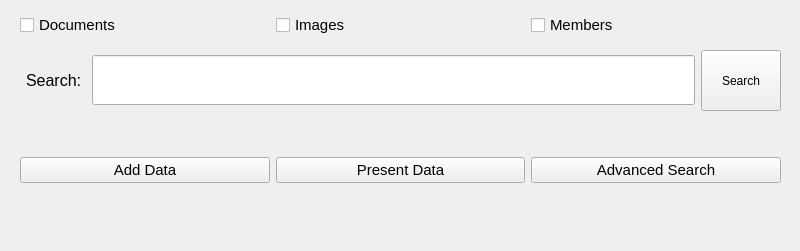
<?xml version="1.0" encoding="UTF-8"?>
<ui version="4.0">
 <class>SearchWindow</class>
 <widget class="QMainWindow" name="SearchWindow">
  <property name="windowModality">
   <enum>Qt::NonModal</enum>
  </property>
  <property name="enabled">
   <bool>true</bool>
  </property>
  <property name="geometry">
   <rect>
    <x>0</x>
    <y>0</y>
    <width>800</width>
    <height>251</height>
   </rect>
  </property>
  <property name="contextMenuPolicy">
   <enum>Qt::DefaultContextMenu</enum>
  </property>
  <property name="windowTitle">
   <string>Search</string>
  </property>
  <property name="unifiedTitleAndToolBarOnMac">
   <bool>true</bool>
  </property>
  <widget class="QWidget" name="centralwidget">
   <property name="enabled">
    <bool>true</bool>
   </property>
   <widget class="QWidget" name="horizontalLayoutWidget">
    <property name="geometry">
     <rect>
      <x>20</x>
      <y>10</y>
      <width>761</width>
      <height>31</height>
     </rect>
    </property>
    <layout class="QHBoxLayout" name="typeCheck_horizontalLayout">
     <item>
      <widget class="QCheckBox" name="filetype_checkBox_docs">
       <property name="font">
        <font>
         <pointsize>11</pointsize>
        </font>
       </property>
       <property name="text">
        <string>Documents</string>
       </property>
      </widget>
     </item>
     <item>
      <widget class="QCheckBox" name="filetype_checkBox_pics">
       <property name="font">
        <font>
         <pointsize>11</pointsize>
        </font>
       </property>
       <property name="text">
        <string>Images</string>
       </property>
      </widget>
     </item>
     <item>
      <widget class="QCheckBox" name="filetype_checkBox_members">
       <property name="font">
        <font>
         <pointsize>11</pointsize>
        </font>
       </property>
       <property name="text">
        <string>Members</string>
       </property>
      </widget>
     </item>
    </layout>
   </widget>
   <widget class="QWidget" name="formLayoutWidget">
    <property name="geometry">
     <rect>
      <x>20</x>
      <y>50</y>
      <width>761</width>
      <height>61</height>
     </rect>
    </property>
    <layout class="QFormLayout" name="search_formLayout">
     <item row="0" column="1">
      <layout class="QHBoxLayout" name="horizontalLayout">
       <item>
        <widget class="QLabel" name="search_label">
         <property name="minimumSize">
          <size>
           <width>0</width>
           <height>50</height>
          </size>
         </property>
         <property name="font">
          <font>
           <pointsize>12</pointsize>
          </font>
         </property>
         <property name="text">
          <string>Search: </string>
         </property>
         <property name="buddy">
          <cstring>searchBox</cstring>
         </property>
        </widget>
       </item>
       <item>
        <widget class="QLineEdit" name="searchBox">
         <property name="minimumSize">
          <size>
           <width>0</width>
           <height>50</height>
          </size>
         </property>
         <property name="font">
          <font>
           <pointsize>11</pointsize>
          </font>
         </property>
        </widget>
       </item>
       <item>
        <widget class="QPushButton" name="search_pushButton">
         <property name="sizePolicy">
          <sizepolicy hsizetype="Minimum" vsizetype="Expanding">
           <horstretch>0</horstretch>
           <verstretch>0</verstretch>
          </sizepolicy>
         </property>
         <property name="text">
          <string>Search</string>
         </property>
         <property name="Query" stdset="0">
          <string/>
         </property>
        </widget>
       </item>
      </layout>
     </item>
    </layout>
   </widget>
   <widget class="QWidget" name="horizontalLayoutWidget_2">
    <property name="geometry">
     <rect>
      <x>20</x>
      <y>130</y>
      <width>761</width>
      <height>80</height>
     </rect>
    </property>
    <layout class="QHBoxLayout" name="button_horizontalLayout">
     <item>
      <widget class="QPushButton" name="addData_pushButton">
       <property name="font">
        <font>
         <pointsize>11</pointsize>
        </font>
       </property>
       <property name="text">
        <string>Add Data</string>
       </property>
      </widget>
     </item>
     <item>
      <widget class="QPushButton" name="presentData_pushButton">
       <property name="font">
        <font>
         <pointsize>11</pointsize>
        </font>
       </property>
       <property name="text">
        <string>Present Data</string>
       </property>
      </widget>
     </item>
     <item>
      <widget class="QPushButton" name="advancedSearch_pushButton">
       <property name="font">
        <font>
         <pointsize>11</pointsize>
        </font>
       </property>
       <property name="text">
        <string>Advanced Search</string>
       </property>
      </widget>
     </item>
    </layout>
   </widget>
  </widget>
 </widget>
 <resources/>
 <connections>
  <connection>
   <sender>addData_pushButton</sender>
   <signal>clicked()</signal>
   <receiver>SearchWindow</receiver>
   <slot>addData()</slot>
   <hints>
    <hint type="sourcelabel">
     <x>121</x>
     <y>162</y>
    </hint>
    <hint type="destinationlabel">
     <x>232</x>
     <y>222</y>
    </hint>
   </hints>
  </connection>
  <connection>
   <sender>presentData_pushButton</sender>
   <signal>clicked()</signal>
   <receiver>SearchWindow</receiver>
   <slot>presentData()</slot>
   <hints>
    <hint type="sourcelabel">
     <x>408</x>
     <y>178</y>
    </hint>
    <hint type="destinationlabel">
     <x>474</x>
     <y>220</y>
    </hint>
   </hints>
  </connection>
  <connection>
   <sender>advancedSearch_pushButton</sender>
   <signal>clicked()</signal>
   <receiver>SearchWindow</receiver>
   <slot>advancedSearch()</slot>
   <hints>
    <hint type="sourcelabel">
     <x>644</x>
     <y>175</y>
    </hint>
    <hint type="destinationlabel">
     <x>701</x>
     <y>218</y>
    </hint>
   </hints>
  </connection>
  <connection>
   <sender>search_pushButton</sender>
   <signal>clicked()</signal>
   <receiver>SearchWindow</receiver>
   <slot>search()</slot>
   <hints>
    <hint type="sourcelabel">
     <x>738</x>
     <y>80</y>
    </hint>
    <hint type="destinationlabel">
     <x>769</x>
     <y>129</y>
    </hint>
   </hints>
  </connection>
  <connection>
   <sender>searchBox</sender>
   <signal>returnPressed()</signal>
   <receiver>SearchWindow</receiver>
   <slot>search()</slot>
   <hints>
    <hint type="sourcelabel">
     <x>317</x>
     <y>83</y>
    </hint>
    <hint type="destinationlabel">
     <x>479</x>
     <y>125</y>
    </hint>
   </hints>
  </connection>
 </connections>
 <slots>
  <slot>addData()</slot>
  <slot>presentData()</slot>
  <slot>advancedSearch()</slot>
  <slot>search()</slot>
 </slots>
</ui>
